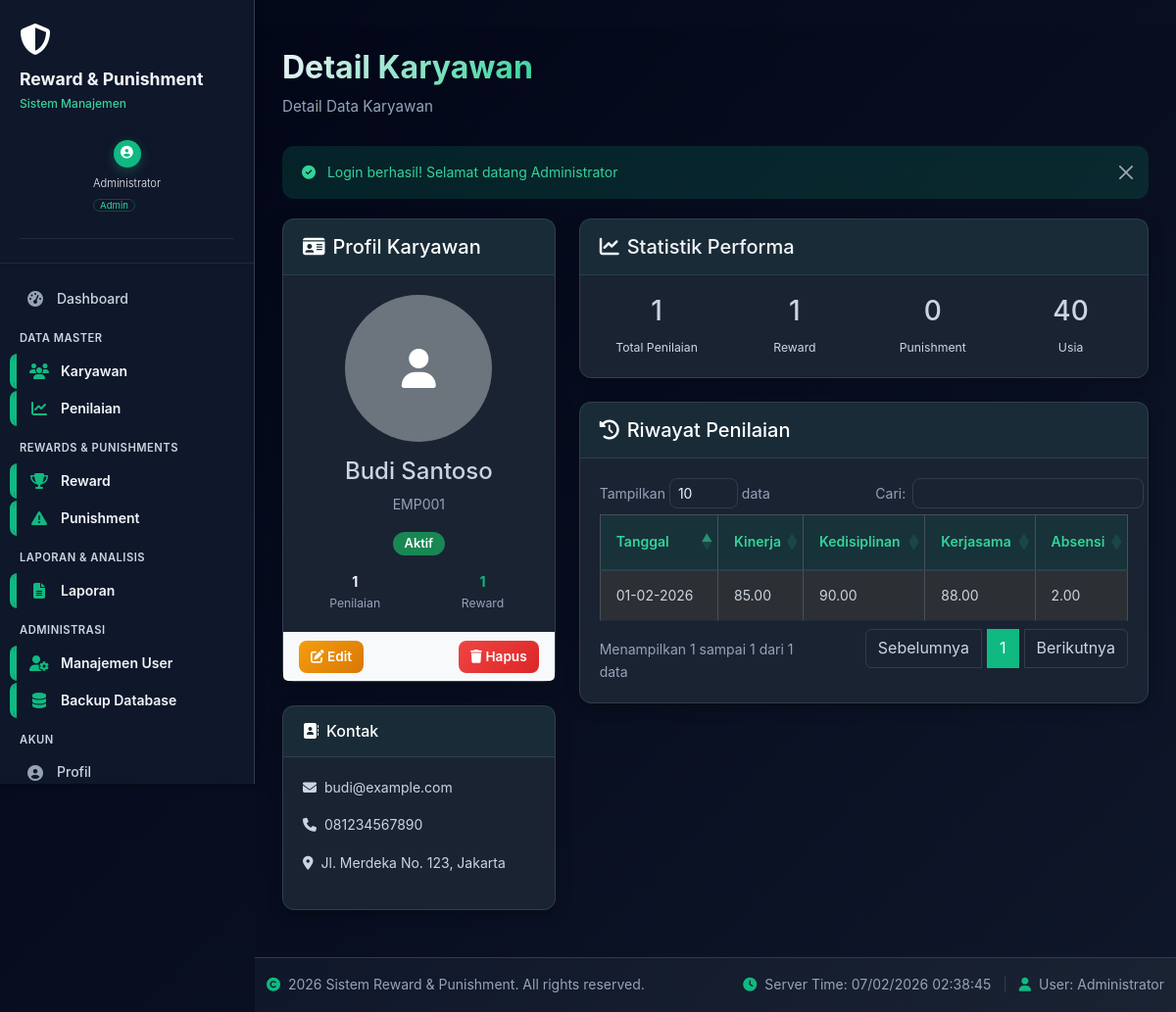
The page /karyawan/view.php?id=1 (signed in) on the database its author committed.
### tables this page shows
CREATE TABLE `karyawan` (
  `id` int(11) NOT NULL,
  `nik` varchar(20) NOT NULL,
  `nama` varchar(100) NOT NULL,
  `jenis_kelamin` enum('L','P') NOT NULL,
  `tempat_lahir` varchar(50) DEFAULT NULL,
  `tanggal_lahir` date DEFAULT NULL,
  `alamat` text DEFAULT NULL,
  `email` varchar(100) DEFAULT NULL,
  `telepon` varchar(20) DEFAULT NULL,
  `departemen_id` int(11) DEFAULT NULL,
  `jabatan_id` int(11) DEFAULT NULL,
  `tanggal_masuk` date DEFAULT NULL,
  `status` enum('aktif','non-aktif') DEFAULT 'aktif',
  `foto` varchar(255) DEFAULT NULL,
  `created_at` timestamp NOT NULL DEFAULT current_timestamp(),
  `updated_at` timestamp NOT NULL DEFAULT current_timestamp() ON UPDATE current_timestamp()
);

CREATE TABLE `penilaian` (
  `id` int(11) NOT NULL,
  `karyawan_id` int(11) NOT NULL,
  `penilai_id` int(11) NOT NULL,
  `tanggal_penilaian` date NOT NULL,
  `kinerja` decimal(5,2) NOT NULL CHECK (`kinerja` >= 0 and `kinerja` <= 100),
  `kedisiplinan` decimal(5,2) NOT NULL CHECK (`kedisiplinan` >= 0 and `kedisiplinan` <= 100),
  `kerjasama` decimal(5,2) NOT NULL CHECK (`kerjasama` >= 0 and `kerjasama` <= 100),
  `absensi` decimal(5,2) NOT NULL CHECK (`absensi` >= 0 and `absensi` <= 30),
  `catatan` text DEFAULT NULL,
  `created_at` timestamp NOT NULL DEFAULT current_timestamp(),
  `topsis_status` varchar(20) DEFAULT 'pending' COMMENT 'Status perhitungan TOPSIS: pending, calculating, calculated',
  `topsis_d_plus` decimal(10,6) DEFAULT NULL COMMENT 'Jarak ke solusi ideal positif',
  `topsis_d_minus` decimal(10,6) DEFAULT NULL COMMENT 'Jarak ke solusi ideal negatif',
  `topsis_preference` decimal(10,6) DEFAULT NULL COMMENT 'Nilai preferensi TOPSIS (0-1)',
  `topsis_category` varchar(20) DEFAULT NULL COMMENT 'Kategori hasil: reward, normal, punishment',
  `topsis_level` varchar(50) DEFAULT NULL COMMENT 'Level detail: sangat_baik, baik, cukup, ringan, sedang, berat',
  `calculated_at` timestamp NULL DEFAULT NULL COMMENT 'Waktu perhitungan TOPSIS selesai'
);

### config/database.php (called while the page is built, shortened)
<?php
function connectDB() {
    static $conn = null;
    if ($conn !== null && $conn->ping()) {
        return $conn;
    }
    try {
        $conn = mysqli_init();
        mysqli_options($conn, MYSQLI_OPT_CONNECT_TIMEOUT, 10);
        mysqli_options($conn, MYSQLI_OPT_READ_TIMEOUT, 30);
        mysqli_ssl_set($conn, NULL, NULL, NULL, NULL, NULL);
        mysqli_query($conn, "SET time_zone = '+07:00'");
        mysqli_query($conn, "SET SQL_MODE = 'NO_AUTO_VALUE_ON_ZERO'");
        mysqli_query($conn, "SET AUTOCOMMIT = 1");
        return $conn;
    } catch (Exception $e) {
        error_log('Database Connection Error: ' . $e->getMessage());
        if (DEBUG_MODE) {
            die('<div style="background: #f8d7da; color: #721c24; padding: 20px; border-radius: 5px; margin: 20px;">
                    <h3>Database Connection Error</h3>
                    <p><strong>Message:</strong> ' . htmlspecialchars($e->getMessage()) . '</p>
                    <p><strong>Host:</strong> ' . DB_HOST . '</p>
                    <p><strong>Database:</strong> ' . DB_NAME . '</p>
                    <p><small>Check your database configuration in config/database.php</small></p>
                </div>');
        } else {
            die('<div style="background: #f8d7da; color: #721c24; padding: 20px; border-radius: 5px; margin: 20px;">
                    <h3>System Maintenance</h3>
                    <p>The system is currently undergoing maintenance. Please try again later.</p>
                </div>');
        }
    }
}
function executeQuery($sql, $params = []) {
    $conn = connectDB();
    try {
        if (!empty($params)) {
            $stmt = mysqli_prepare($conn, $sql);
            $types = '';
            $bind_params = [];
            foreach ($params as $param) {
                if (is_int($param)) {
                    $types .= 'i';
                } elseif (is_float($param)) {
                    $types .= 'd';
                } else {
                    $types .= 's';
                }
                $bind_params[] = &$param;
            }
            array_unshift($bind_params, $types);
            call_user_func_array([$stmt, 'bind_param'], $bind_params);
            if (!mysqli_stmt_execute($stmt)) {
                throw new Exception('Execute statement failed: ' . mysqli_error($conn));
            }
            $result = mysqli_stmt_get_result($stmt);
            return $result;
        } else {
            $result = mysqli_query($conn, $sql);
            if (!$result) {
                throw new Exception('Query execution failed: ' . mysqli_error($conn));
            }
            return $result;
        }
    } catch (Exception $e) {
        error_log('Query Error: ' . $e->getMessage() . ' | SQL: ' . $sql);
        if (DEBUG_MODE) {
            die('<div style="background: #fff3cd; color: #856404; padding: 20px; border-radius: 5px; margin: 20px;">
                    <h3>Query Error</h3>
                    <p><strong>Message:</strong> ' . htmlspecialchars($e->getMessage()) . '</p>
                    <p><strong>SQL:</strong> <code>' . htmlspecialchars($sql) . '</code></p>
                </div>');
        }
        return false;
    }
}
function getSingleRow($sql, $params = []) {
    $result = executeQuery($sql, $params);
    if ($result && mysqli_num_rows($result) > 0) {
        return mysqli_fetch_assoc($result);
    }
    return null;
}
function getMultipleRows($sql, $params = []) {
    $result = executeQuery($sql, $params);
    $rows = [];
    if ($result) {
        while ($row = mysqli_fetch_assoc($result)) {
            $rows[] = $row;
        }
    }
    return $rows;
}
?>

### includes/auth_helper.php (called while the page is built, shortened)
<?php
function isHRDAdmin()
{
    return isset($_SESSION['user_role']) && $_SESSION['user_role'] === 'hrd_admin';
}

### karyawan/view.php (the view, shortened to what this page needs)
<?php
require_once '../includes/auth_helper.php';
require_once '../includes/functions.php';
$id = (int) $_GET['id'];
$karyawan = getSingleRow(
    "SELECT k.*, d.nama AS departemen_nama, d.kode AS departemen_kode,
            j.nama AS jabatan_nama, j.kode AS jabatan_kode
     FROM karyawan k
     LEFT JOIN departemen d ON k.departemen_id = d.id
     LEFT JOIN jabatan j ON k.jabatan_id = j.id
     WHERE k.id = ?",
    [$id]
);
$penilaian_terbaru = getSingleRow(
    "SELECT * FROM penilaian
     WHERE karyawan_id = ?
     ORDER BY tanggal_penilaian DESC LIMIT 1",
    [$id]
);
$total_penilaian = getSingleRow(
    "SELECT COUNT(*) AS total FROM penilaian WHERE karyawan_id = ?",
    [$id]
)['total'];
$total_reward = getSingleRow(
    "SELECT COUNT(*) AS total FROM reward WHERE karyawan_id = ?",
    [$id]
)['total'];
$total_punishment = getSingleRow(
    "SELECT COUNT(*) AS total FROM punishment WHERE karyawan_id = ?",
    [$id]
)['total'];
$riwayat_penilaian = getMultipleRows(
    "SELECT * FROM penilaian
     WHERE karyawan_id = ?
     ORDER BY tanggal_penilaian DESC LIMIT 5",
    [$id]
);
?>
<?php include '../includes/header.php'; ?>
<div class="row">
    <div class="col-md-4">
        <div class="card mb-4">
            <div class="card-header bg-primary text-white">
                <h5 class="mb-0"><i class="fas fa-id-card me-2"></i>Profil Karyawan</h5>
            </div>
            <div class="card-body text-center">
                <?php if (!empty($karyawan['foto'])): ?>
                    <img src="../../uploads/karyawan/<?php echo $karyawan['foto']; ?>"
                         class="img-thumbnail rounded-circle mb-3"
                         style="width:150px;height:150px;">
                <?php else: ?>
                    <div class="bg-secondary rounded-circle d-flex align-items-center justify-content-center mb-3 mx-auto"
                         style="width:150px;height:150px;">
                        <i class="fas fa-user text-white fs-1"></i>
                    </div>
                <?php endif; ?>
                <h4><?php echo htmlspecialchars($karyawan['nama']); ?></h4>
                <p class="text-muted"><?php echo $karyawan['nik']; ?></p>
                <span class="badge bg-<?php echo $karyawan['status']=='aktif'?'success':'danger'; ?>">
                    <?php echo ucfirst($karyawan['status']); ?>
                </span>
                <div class="row mt-3">
                    <div class="col-6">
                        <strong class="text-primary"><?php echo $total_penilaian; ?></strong>
                        <div class="small text-muted">Penilaian</div>
                    </div>
                    <div class="col-6">
                        <strong class="text-success"><?php echo $total_reward; ?></strong>
                        <div class="small text-muted">Reward</div>
                    </div>
                </div>
            </div>
            <?php if (isHRDAdmin() || isAdmin()): ?>
            <div class="card-footer bg-light d-flex justify-content-between">
                <a href="edit.php?id=<?php echo $id; ?>" class="btn btn-warning btn-sm">
                    <i class="fas fa-edit"></i> Edit
                </a>
                <button class="btn btn-danger btn-sm"
                        onclick="confirmDelete(<?php echo $id; ?>,'<?php echo htmlspecialchars($karyawan['nama']); ?>')">
                    <i class="fas fa-trash"></i> Hapus
                </button>
            </div>
            <?php endif; ?>
        </div>
        <div class="card mb-4">
            <div class="card-header bg-info text-white">
                <h6 class="mb-0"><i class="fas fa-address-book me-2"></i>Kontak</h6>
            </div>
            <div class="card-body">
                <p><i class="fas fa-envelope me-2"></i><?php echo $karyawan['email']; ?></p>
                <p><i class="fas fa-phone me-2"></i><?php echo $karyawan['telepon']; ?></p>
                <p><i class="fas fa-map-marker-alt me-2"></i><?php echo htmlspecialchars($karyawan['alamat']); ?></p>
            </div>
        </div>
    </div>
    <div class="col-md-8">
        <div class="card mb-4">
            <div class="card-header bg-warning">
                <h5 class="mb-0"><i class="fas fa-chart-line me-2"></i>Statistik Performa</h5>
            </div>
            <div class="card-body row text-center">
                <div class="col-md-3">
                    <h3><?php echo $total_penilaian; ?></h3>
                    <small>Total Penilaian</small>
                </div>
                <div class="col-md-3">
                    <h3><?php echo $total_reward; ?></h3>
                    <small>Reward</small>
                </div>
                <div class="col-md-3">
                    <h3><?php echo $total_punishment; ?></h3>
                    <small>Punishment</small>
                </div>
                <div class="col-md-3">
                    <h3><?php echo calculateAge($karyawan['tanggal_lahir']); ?></h3>
                    <small>Usia</small>
                </div>
            </div>
        </div>
        <div class="card">
            <div class="card-header bg-dark text-white">
                <h5 class="mb-0"><i class="fas fa-history me-2"></i>Riwayat Penilaian</h5>
            </div>
            <div class="card-body">
                <?php if ($riwayat_penilaian): ?>
                <table class="table table-sm table-bordered">
                    <thead>
                        <tr>
                            <th>Tanggal</th>
                            <th>Kinerja</th>
                            <th>Kedisiplinan</th>
                            <th>Kerjasama</th>
                            <th>Absensi</th>
                        </tr>
                    </thead>
                    <tbody>
                        <?php foreach ($riwayat_penilaian as $p): ?>
                        <tr>
                            <td><?php echo formatDate($p['tanggal_penilaian']); ?></td>
                            <td><?php echo $p['kinerja']; ?></td>
                            <td><?php echo $p['kedisiplinan']; ?></td>
                            <td><?php echo $p['kerjasama']; ?></td>
                            <td><?php echo $p['absensi']; ?></td>
                        </tr>
                        <?php endforeach; ?>
                    </tbody>
                </table>
                <?php else: ?>
                    <div class="alert alert-info">Belum ada penilaian.</div>
                <?php endif; ?>
            </div>
        </div>
    </div>
</div>
<?php include '../includes/footer.php'; ?>

### assets/css/dark-ui.css (style rules this page uses)
:root { --bg-primary: #0f172a; --bg-secondary: #1a2332; --bg-tertiary: #243447; --bg-dark: #020617; --accent-green: #10b981; --accent-green-light: #34d399; --accent-green-dark: #059669; --text-primary: #f1f5f9; --text-secondary: #cbd5e1; --text-muted: #94a3b8; --success: #10b981; --warning: #f59e0b; --danger: #ef4444; --info: #3b82f6; --reward-color: #10b981; --punishment-color: #ef4444; --card-bg: #1a2332; --border-color: #2e3e4f; --border-subtle: #1f2937; --shadow-soft: 0 4px 15px rgba(0, 0, 0, 0.3); --shadow-md: 0 8px 25px rgba(0, 0, 0, 0.4); --border-radius: 12px; --transition: all 0.3s cubic-bezier(0.4, 0, 0.2, 1); }
* { margin: 0; padding: 0; box-sizing: border-box; }
html { scroll-behavior: smooth; }
body { background: linear-gradient(135deg, var(--bg-dark) 0%, var(--bg-primary) 100%); color: var(--text-primary); font-family: 'Inter', 'Poppins', -apple-system, BlinkMacSystemFont, 'Segoe UI', sans-serif; font-weight: 400; font-size: 14px; line-height: 1.6; min-height: 100vh; overflow-x: hidden; }
.card { background: var(--card-bg) !important; border: 1px solid var(--border-color) !important; border-radius: var(--border-radius) !important; box-shadow: var(--shadow-soft) !important; transition: var(--transition) !important; color: var(--text-primary) !important; }
.card-header { background: rgba(16, 185, 129, 0.05) !important; border-bottom: 1px solid var(--border-color) !important; padding: 16px 20px !important; }
.card-body { padding: 20px !important; color: var(--text-secondary) !important; }
.btn { border-radius: 8px !important; font-weight: 600 !important; transition: var(--transition) !important; border: none !important; padding: 10px 16px !important; font-size: 0.95rem !important; }
.btn-danger { background: linear-gradient(135deg, var(--danger) 0%, #dc2626 100%) !important; color: white !important; }
.btn-warning { background: linear-gradient(135deg, var(--warning) 0%, #d97706 100%) !important; color: white !important; }
.btn-sm { padding: 6px 12px !important; font-size: 0.85rem !important; }
.table { color: var(--text-secondary) !important; border-collapse: collapse; }
.table thead th { background: rgba(16, 185, 129, 0.1) !important; color: var(--accent-green-light) !important; border-bottom: 2px solid var(--border-color) !important; font-weight: 600 !important; padding: 16px !important; }
.table tbody td { border-bottom: 1px solid var(--border-subtle) !important; padding: 14px 16px !important; color: var(--text-secondary) !important; }
.table tbody tr { transition: var(--transition) !important; }
.table-striped tbody tr:nth-of-type(odd) { background: rgba(16, 185, 129, 0.03) !important; }
.badge { border-radius: 20px !important; font-weight: 600 !important; padding: 6px 12px !important; font-size: 0.8rem !important; }
.text-primary { color: var(--text-primary) !important; }
.text-muted { color: var(--text-muted) !important; }
.text-success { color: var(--success) !important; }
.fade-in { animation: fadeIn 0.3s ease-out; }

### rows shown on the page
karyawan: nama "Budi Santoso", nik "EMP001", status "Aktif", email "budi@example.com", telepon "081234567890", alamat "Jl. Merdeka No. 123, Jakarta", tanggal_lahir "40"
penilaian: tanggal_penilaian "01-02-2026", kinerja "85.00", kedisiplinan "90.00", kerjasama "88.00", absensi "2.00"

### other values the page prints
$current_user['nama'] "Administrator"
$item['label'] "Dashboard"
$item['section'] "DATA MASTER"
$item['label'] "Karyawan"
$item['label'] "Penilaian"
$item['section'] "REWARDS & PUNISHMENTS"
$item['label'] "Reward"
$item['label'] "Punishment"
$item['section'] "LAPORAN & ANALISIS"
$item['label'] "Laporan"
$item['section'] "ADMINISTRASI"
$item['label'] "Manajemen User"
$item['label'] "Backup Database"
$item['section'] "AKUN"
$item['label'] "Profil"
